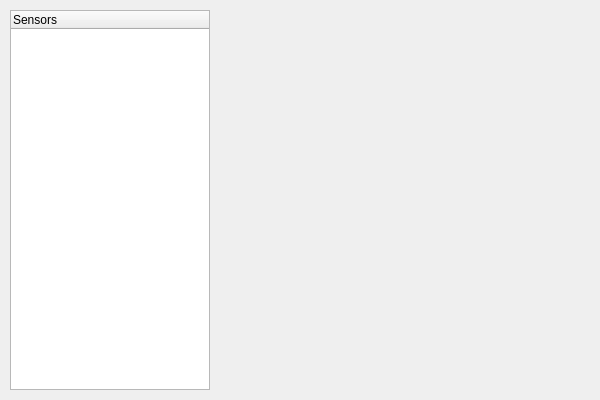
<?xml version="1.0" encoding="UTF-8"?>
<ui version="4.0">
 <class>Sensing Data Selector</class>
 <widget class="QWidget" name="mainWidget">
  <property name="geometry">
   <rect>
    <x>0</x>
    <y>0</y>
    <width>600</width>
    <height>400</height>
   </rect>
  </property>
  <property name="windowTitle">
   <string>Sensing Data Selector</string>
  </property>
  <layout class="QHBoxLayout" name="layout">
   <property name="spacing">
    <number>10</number>
   </property>
   <property name="margin">
    <number>10</number>
   </property>
   <item>
    <widget class="QTreeWidget" name="sensorTree">
     <property name="maximumSize">
      <size>
       <width>200</width>
       <height>16777215</height>
      </size>
     </property>
     <column>
      <property name="text">
       <string>Sensors</string>
      </property>
     </column>
    </widget>
   </item>
   <item>
    <widget class="QWidget" name="container" native="true"/>
   </item>
  </layout>
 </widget>
 <resources/>
 <connections/>
</ui>
